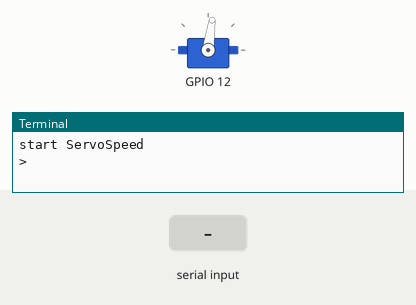
Simulated run of this program. Board: Raspberry Pi (BCM pin numbers). Parts: servo, the last lines printed to the terminal. Inputs (shaded band) come from the test bench. Servo angles are drawn from the pulse width (0.5 ms = 0°, 2.5 ms = 180°).

Above: at 1.2 s.
1.3 s: "90" typed at the terminal, then Enter
At 1.6 s:
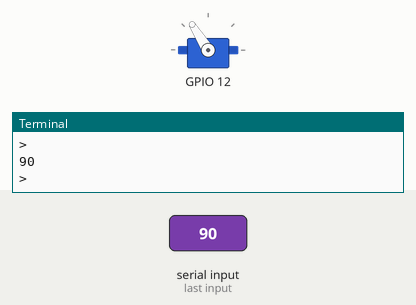
2.8 s: "1" typed at the terminal, then Enter
At 3.9 s:
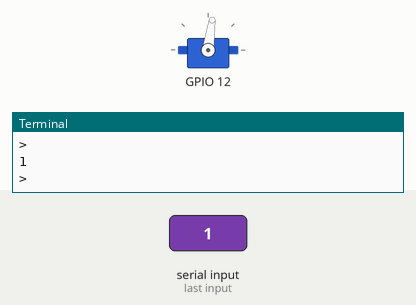
Timing chart, 0 to 5.8 s (numbered marks = the images above; inputs shaded):
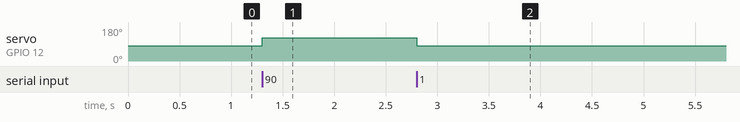

The program:

rpi_servo_speed.py
```python
#!/usr/bin/python
# Python Sample
#   Test for Continuous Rotation Servo
#   command specify speed : -100 - 0 - 100
# 2016-05-01 K.OHWADA @ FabLab Kannai

import RPi.GPIO as GPIO

#
# ServoSpeed
#
# spped
#   -100 : clockwide full speed
#   0 : stop
#   100 : anticlockwide full speed
#
class ServoSpeed():
	FREQ = 50 # 50 Hz (20 ms)
	DUTY_STOP = 7.5 # 1.5ms / 20ms
	COEF = 0.025 # 2.5 / 100
	MIN_SPEED = -100
	STOP_SPEED = 0
	MAX_SPEED = 100
	servo = None
	pin = 0
	isDebugPrint = False
	dutyOffset = 0

	def __init__(self, pin):
		GPIO.setmode(GPIO.BCM)
		self.pin = int(pin)
		GPIO.setup(self.pin, GPIO.OUT)

	def setDebugPrint(self, debug):
		self.isDebugPrint = bool(debug)

	def setOffset(self, offset):
		self.dutyOffset = self.COEF * float(offset)
		if self.isDebugPrint:
			print "offset; " + str(offset) + " -> " + str(self.dutyOffset)

	def start(self):
		self.servo = GPIO.PWM(self.pin, self.FREQ)
		duty = self.calcDuty(0)
		self.servo.start(duty)

	def stop(self):
		self.servo.stop()
		GPIO.cleanup()

	def change(self, speed):
		duty = self.calcDuty(speed)
		self.servo.ChangeDutyCycle(duty)

	def calcDuty(self, speed):
		# -100 -> 5.0
		# 0 -> 7.5
		# 100 -> 10.0
		speed = float(speed)
		if speed < self.MIN_SPEED: speed = self.MIN_SPEED
		if speed > self.MAX_SPEED: speed = self.MAX_SPEED
		duty = self.DUTY_STOP + self.dutyOffset + self.COEF * speed
		if self.isDebugPrint:
			print str(speed) + " -> " + str(duty)
		return duty

# end of class

# main
print "start ServoSpeed"
PIN = 12 # con-pin 32
OFFSET = -18.0
DEBUG = False
servo = ServoSpeed(PIN)
servo.setDebugPrint(DEBUG)
servo.setOffset(OFFSET)
servo.start()

try:
	# endless loop
	while True:
		# wait to enter command
		speed = input('> ')
		servo.change(speed)
except KeyboardInterrupt:
	# exit the loop, if key Interrupt
	pass

servo.stop()
# end of main
```

Measured:
- after the input at 1.3 s, servo on GPIO 12: 82° → 122° at once
- after the input at 2.8 s, servo on GPIO 12: 122° → 82° at once
